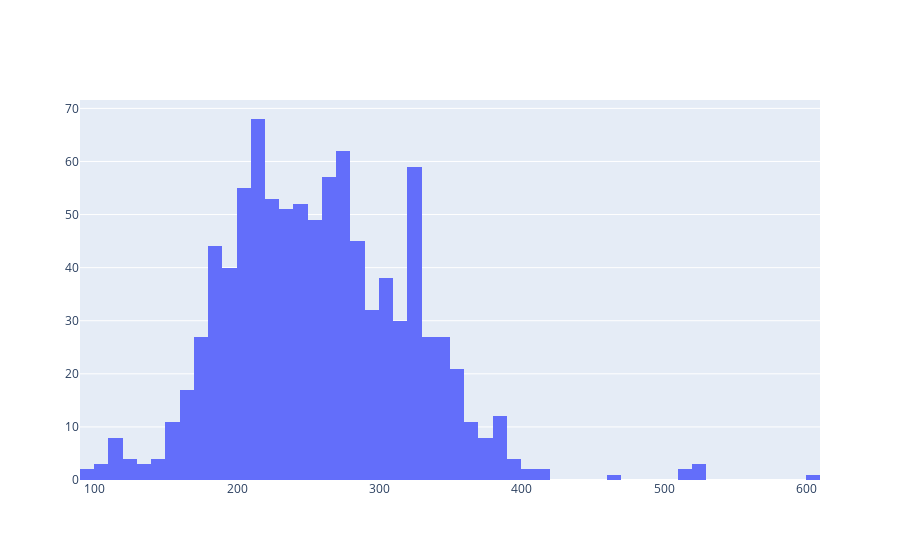

The notebook cell this image was saved under:
### Code cell
fig = go.Figure(data=[go.Histogram(x=df['CO2_Emissions'])])
fig.show()

### Figure 1 — Plotly figure (JSON) as saved in the notebook; plotly's stock layout.template omitted (floating-point values rounded to 4 significant figures; data arrays with more than 128 entries replaced by an {"elided": "..."} marker saying what was removed)
{"data": [{"type": "histogram", "x": {"elided": "935 int values"}}], "layout": {}}
